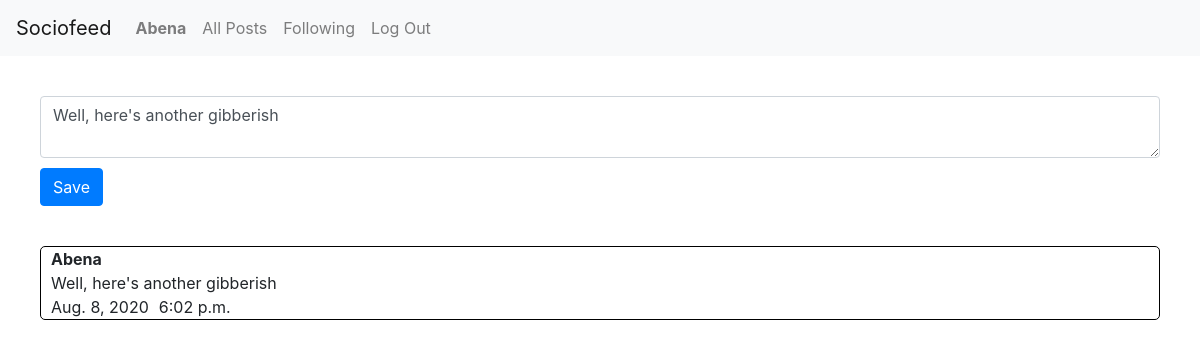
The page /edit/8 (signed in) on the database as committed earlier.
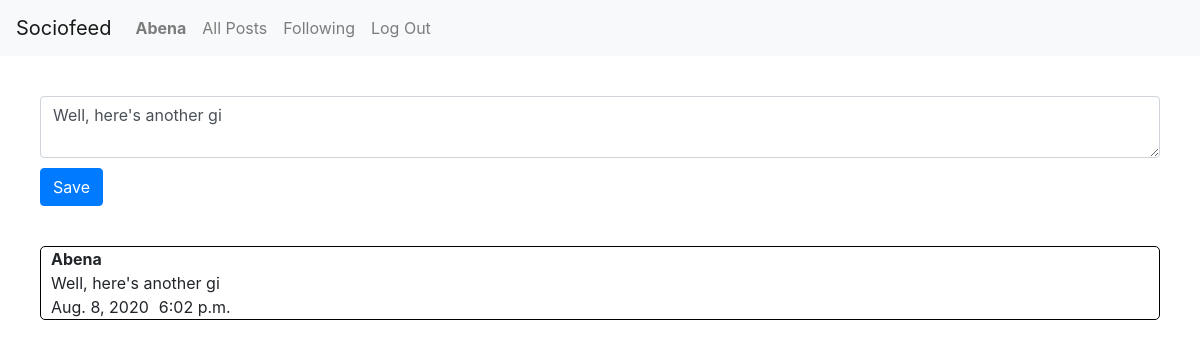
The same page on the database as committed later.
### network/models.py (models this page shows, shortened)
class Post(models.Model):
    user = models.ForeignKey(User, on_delete=models.CASCADE)
    post = models.CharField(max_length=1000)
    date = models.DateField()
    time = models.TimeField()

class User(AbstractUser):
    pass

### network/views.py (the view, shortened to what this page needs)
# urls.py: path("edit/<id>", views.edit, name="edit"),
@csrf_exempt
@login_required
def edit(request, id):
    p = Post.objects.get(pk=id)
    if p.user == request.user:
        return render(request, "network/edit.html",{
            "p":p
        })
    else:
        return HttpResponse("Sorry, you can't edit others' posts")

### network/templates/network/edit.html (shortened to what this page needs)
{% extends "network/layout.html" %}
{% load static %}
{% block body %}
    <form class="form-group" id="edit-form" method="POST">
        <textarea data-id="{{ p.id }}" class="form-control" id="compose-area" name="post">{{ p.post }}</textarea>
        <button type="submit" id="submit-btn" class="btn btn-primary">Save</button>
    </form>
    <div class="post-main">
        <div class="post-container">
            <div class="title-post">
                <div class="title">{{ p.user|title }}</div>
                <div id="the-post" class="post"> {{ p.post }} </div>
            </div>
            <div class="date-time">
                <div class="date">{{ p.date }} </div>
                <div class="time"> {{ p.time }} </div>
            </div>
        </div>
    </div>
{% endblock %}

Rows that differ between the two databases and show on the page:
changed Post "Abena": post "Well, here's another gibberish" → "Well, here's another gi"
